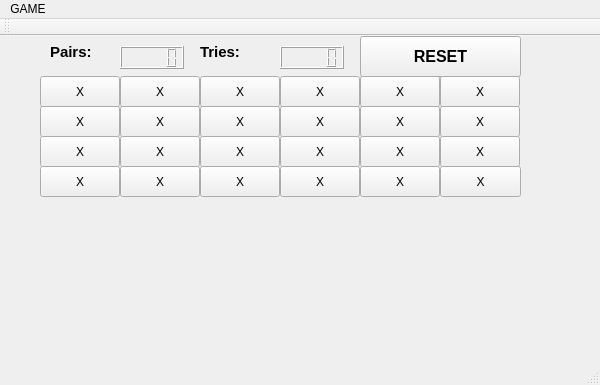
<?xml version="1.0" encoding="UTF-8"?>
<ui version="4.0">
 <class>MainWindow</class>
 <widget class="QMainWindow" name="MainWindow">
  <property name="geometry">
   <rect>
    <x>0</x>
    <y>0</y>
    <width>600</width>
    <height>385</height>
   </rect>
  </property>
  <property name="windowTitle">
   <string>MainWindow</string>
  </property>
  <widget class="QWidget" name="centralWidget">
   <widget class="QPushButton" name="pushButton00">
    <property name="geometry">
     <rect>
      <x>120</x>
      <y>70</y>
      <width>80</width>
      <height>31</height>
     </rect>
    </property>
    <property name="text">
     <string>X</string>
    </property>
    <attribute name="buttonGroup">
     <string notr="true">buttonGroup</string>
    </attribute>
   </widget>
   <widget class="QPushButton" name="pushButton11">
    <property name="geometry">
     <rect>
      <x>120</x>
      <y>40</y>
      <width>80</width>
      <height>31</height>
     </rect>
    </property>
    <property name="text">
     <string>X</string>
    </property>
    <attribute name="buttonGroup">
     <string notr="true">buttonGroup</string>
    </attribute>
   </widget>
   <widget class="QPushButton" name="pushButton14">
    <property name="geometry">
     <rect>
      <x>40</x>
      <y>40</y>
      <width>80</width>
      <height>31</height>
     </rect>
    </property>
    <property name="text">
     <string>X</string>
    </property>
    <property name="checkable">
     <bool>false</bool>
    </property>
    <attribute name="buttonGroup">
     <string notr="true">buttonGroup</string>
    </attribute>
   </widget>
   <widget class="QPushButton" name="pushButton15">
    <property name="geometry">
     <rect>
      <x>40</x>
      <y>70</y>
      <width>80</width>
      <height>31</height>
     </rect>
    </property>
    <property name="text">
     <string>X</string>
    </property>
    <attribute name="buttonGroup">
     <string notr="true">buttonGroup</string>
    </attribute>
   </widget>
   <widget class="QPushButton" name="pushButton16">
    <property name="geometry">
     <rect>
      <x>40</x>
      <y>100</y>
      <width>80</width>
      <height>31</height>
     </rect>
    </property>
    <property name="text">
     <string>X</string>
    </property>
    <attribute name="buttonGroup">
     <string notr="true">buttonGroup</string>
    </attribute>
   </widget>
   <widget class="QPushButton" name="pushButton17">
    <property name="geometry">
     <rect>
      <x>120</x>
      <y>100</y>
      <width>80</width>
      <height>31</height>
     </rect>
    </property>
    <property name="text">
     <string>X</string>
    </property>
    <attribute name="buttonGroup">
     <string notr="true">buttonGroup</string>
    </attribute>
   </widget>
   <widget class="QPushButton" name="pushButton18">
    <property name="geometry">
     <rect>
      <x>200</x>
      <y>40</y>
      <width>80</width>
      <height>31</height>
     </rect>
    </property>
    <property name="text">
     <string>X</string>
    </property>
    <attribute name="buttonGroup">
     <string notr="true">buttonGroup</string>
    </attribute>
   </widget>
   <widget class="QPushButton" name="pushButton19">
    <property name="geometry">
     <rect>
      <x>200</x>
      <y>70</y>
      <width>80</width>
      <height>31</height>
     </rect>
    </property>
    <property name="text">
     <string>X</string>
    </property>
    <attribute name="buttonGroup">
     <string notr="true">buttonGroup</string>
    </attribute>
   </widget>
   <widget class="QPushButton" name="pushButton23">
    <property name="geometry">
     <rect>
      <x>200</x>
      <y>100</y>
      <width>80</width>
      <height>31</height>
     </rect>
    </property>
    <property name="text">
     <string>X</string>
    </property>
    <attribute name="buttonGroup">
     <string notr="true">buttonGroup</string>
    </attribute>
   </widget>
   <widget class="QPushButton" name="pushButton01">
    <property name="geometry">
     <rect>
      <x>40</x>
      <y>130</y>
      <width>80</width>
      <height>31</height>
     </rect>
    </property>
    <property name="text">
     <string>X</string>
    </property>
    <attribute name="buttonGroup">
     <string notr="true">buttonGroup</string>
    </attribute>
   </widget>
   <widget class="QPushButton" name="pushButton02">
    <property name="geometry">
     <rect>
      <x>120</x>
      <y>130</y>
      <width>80</width>
      <height>31</height>
     </rect>
    </property>
    <property name="text">
     <string>X</string>
    </property>
    <attribute name="buttonGroup">
     <string notr="true">buttonGroup</string>
    </attribute>
   </widget>
   <widget class="QPushButton" name="pushButton03">
    <property name="geometry">
     <rect>
      <x>200</x>
      <y>130</y>
      <width>80</width>
      <height>31</height>
     </rect>
    </property>
    <property name="text">
     <string>X</string>
    </property>
    <attribute name="buttonGroup">
     <string notr="true">buttonGroup</string>
    </attribute>
   </widget>
   <widget class="QPushButton" name="pushButton04">
    <property name="geometry">
     <rect>
      <x>280</x>
      <y>40</y>
      <width>80</width>
      <height>31</height>
     </rect>
    </property>
    <property name="text">
     <string>X</string>
    </property>
    <attribute name="buttonGroup">
     <string notr="true">buttonGroup</string>
    </attribute>
   </widget>
   <widget class="QPushButton" name="pushButton05">
    <property name="geometry">
     <rect>
      <x>280</x>
      <y>70</y>
      <width>80</width>
      <height>31</height>
     </rect>
    </property>
    <property name="text">
     <string>X</string>
    </property>
    <attribute name="buttonGroup">
     <string notr="true">buttonGroup</string>
    </attribute>
   </widget>
   <widget class="QPushButton" name="pushButton06">
    <property name="geometry">
     <rect>
      <x>280</x>
      <y>100</y>
      <width>80</width>
      <height>31</height>
     </rect>
    </property>
    <property name="text">
     <string>X</string>
    </property>
    <attribute name="buttonGroup">
     <string notr="true">buttonGroup</string>
    </attribute>
   </widget>
   <widget class="QPushButton" name="pushButton07">
    <property name="geometry">
     <rect>
      <x>280</x>
      <y>130</y>
      <width>80</width>
      <height>31</height>
     </rect>
    </property>
    <property name="text">
     <string>X</string>
    </property>
    <attribute name="buttonGroup">
     <string notr="true">buttonGroup</string>
    </attribute>
   </widget>
   <widget class="QPushButton" name="pushButton08">
    <property name="geometry">
     <rect>
      <x>360</x>
      <y>40</y>
      <width>80</width>
      <height>31</height>
     </rect>
    </property>
    <property name="text">
     <string>X</string>
    </property>
    <attribute name="buttonGroup">
     <string notr="true">buttonGroup</string>
    </attribute>
   </widget>
   <widget class="QPushButton" name="pushButton09">
    <property name="geometry">
     <rect>
      <x>360</x>
      <y>70</y>
      <width>80</width>
      <height>31</height>
     </rect>
    </property>
    <property name="text">
     <string>X</string>
    </property>
    <attribute name="buttonGroup">
     <string notr="true">buttonGroup</string>
    </attribute>
   </widget>
   <widget class="QPushButton" name="pushButton10">
    <property name="geometry">
     <rect>
      <x>360</x>
      <y>100</y>
      <width>80</width>
      <height>31</height>
     </rect>
    </property>
    <property name="text">
     <string>X</string>
    </property>
    <attribute name="buttonGroup">
     <string notr="true">buttonGroup</string>
    </attribute>
   </widget>
   <widget class="QPushButton" name="pushButton12">
    <property name="geometry">
     <rect>
      <x>360</x>
      <y>130</y>
      <width>80</width>
      <height>31</height>
     </rect>
    </property>
    <property name="text">
     <string>X</string>
    </property>
    <attribute name="buttonGroup">
     <string notr="true">buttonGroup</string>
    </attribute>
   </widget>
   <widget class="QLCDNumber" name="pair_num">
    <property name="geometry">
     <rect>
      <x>120</x>
      <y>10</y>
      <width>64</width>
      <height>23</height>
     </rect>
    </property>
    <property name="font">
     <font>
      <weight>75</weight>
      <bold>true</bold>
     </font>
    </property>
   </widget>
   <widget class="QLCDNumber" name="tries_num">
    <property name="geometry">
     <rect>
      <x>280</x>
      <y>10</y>
      <width>64</width>
      <height>23</height>
     </rect>
    </property>
    <property name="font">
     <font>
      <weight>75</weight>
      <bold>true</bold>
     </font>
    </property>
   </widget>
   <widget class="QPushButton" name="RESET">
    <property name="geometry">
     <rect>
      <x>360</x>
      <y>0</y>
      <width>161</width>
      <height>41</height>
     </rect>
    </property>
    <property name="font">
     <font>
      <pointsize>12</pointsize>
      <weight>75</weight>
      <bold>true</bold>
     </font>
    </property>
    <property name="text">
     <string>RESET</string>
    </property>
    <property name="checkable">
     <bool>false</bool>
    </property>
    <property name="checked">
     <bool>false</bool>
    </property>
   </widget>
   <widget class="QLabel" name="label_2">
    <property name="geometry">
     <rect>
      <x>200</x>
      <y>0</y>
      <width>61</width>
      <height>31</height>
     </rect>
    </property>
    <property name="font">
     <font>
      <pointsize>11</pointsize>
      <weight>75</weight>
      <bold>true</bold>
     </font>
    </property>
    <property name="text">
     <string>Tries:</string>
    </property>
    <property name="textFormat">
     <enum>Qt::AutoText</enum>
    </property>
   </widget>
   <widget class="QLabel" name="label">
    <property name="geometry">
     <rect>
      <x>50</x>
      <y>0</y>
      <width>61</width>
      <height>31</height>
     </rect>
    </property>
    <property name="font">
     <font>
      <pointsize>11</pointsize>
      <weight>75</weight>
      <italic>false</italic>
      <bold>true</bold>
      <strikeout>false</strikeout>
     </font>
    </property>
    <property name="text">
     <string>Pairs:</string>
    </property>
   </widget>
   <widget class="QPushButton" name="pushButton13">
    <property name="geometry">
     <rect>
      <x>440</x>
      <y>40</y>
      <width>80</width>
      <height>31</height>
     </rect>
    </property>
    <property name="text">
     <string>X</string>
    </property>
    <attribute name="buttonGroup">
     <string notr="true">buttonGroup</string>
    </attribute>
   </widget>
   <widget class="QPushButton" name="pushButton20">
    <property name="geometry">
     <rect>
      <x>440</x>
      <y>70</y>
      <width>80</width>
      <height>31</height>
     </rect>
    </property>
    <property name="text">
     <string>X</string>
    </property>
    <attribute name="buttonGroup">
     <string notr="true">buttonGroup</string>
    </attribute>
   </widget>
   <widget class="QPushButton" name="pushButton21">
    <property name="geometry">
     <rect>
      <x>440</x>
      <y>100</y>
      <width>80</width>
      <height>31</height>
     </rect>
    </property>
    <property name="text">
     <string>X</string>
    </property>
    <attribute name="buttonGroup">
     <string notr="true">buttonGroup</string>
    </attribute>
   </widget>
   <widget class="QPushButton" name="pushButton22">
    <property name="geometry">
     <rect>
      <x>440</x>
      <y>130</y>
      <width>81</width>
      <height>31</height>
     </rect>
    </property>
    <property name="text">
     <string>X</string>
    </property>
    <attribute name="buttonGroup">
     <string notr="true">buttonGroup</string>
    </attribute>
   </widget>
  </widget>
  <widget class="QMenuBar" name="menuBar">
   <property name="geometry">
    <rect>
     <x>0</x>
     <y>0</y>
     <width>600</width>
     <height>17</height>
    </rect>
   </property>
   <widget class="QMenu" name="menuGAME">
    <property name="title">
     <string>GAME</string>
    </property>
   </widget>
   <addaction name="menuGAME"/>
  </widget>
  <widget class="QToolBar" name="mainToolBar">
   <attribute name="toolBarArea">
    <enum>TopToolBarArea</enum>
   </attribute>
   <attribute name="toolBarBreak">
    <bool>false</bool>
   </attribute>
  </widget>
  <widget class="QStatusBar" name="statusBar"/>
 </widget>
 <layoutdefault spacing="6" margin="11"/>
 <resources/>
 <connections/>
 <buttongroups>
  <buttongroup name="buttonGroup">
   <property name="exclusive">
    <bool>true</bool>
   </property>
  </buttongroup>
 </buttongroups>
</ui>
